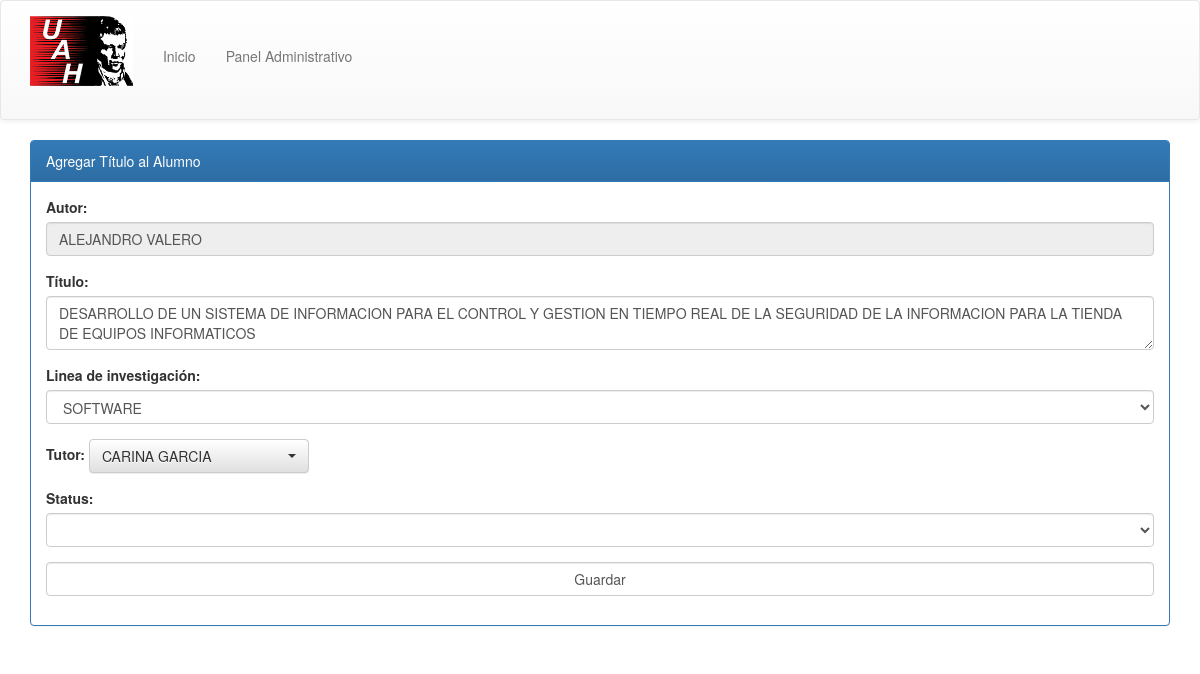
The page /editar_tesis/5e699341-8a5d-4d90-9a47-70745a6fa3f9 on the database its author committed.
### tesis_orm.py (models this page shows, shortened)
class Alumno(Base):
    __tablename__ = "alumnos"
    indice = Column(String, primary_key=True, default=generar_identificador_unico)
    nombre = Column(String)
    apellido = Column(String, default="")
    cedula = Column(String)
    carrera = Column(String, default="")

class Tesis(Base):
    __tablename__ = "tesis"
    indice = Column(String, primary_key=True, default=generar_identificador_unico)
    titulo = Column(String)
    titulo_normalizado = Column(String)
    status = Column(String, default="PENDIENTE")
    tutor_indice = Column(String, ForeignKey("tutores.indice"))
    tutor = relationship("Tutor", backref="_tesis")
    autor_indice = Column(String, ForeignKey("alumnos.indice"))
    autor = relationship("Alumno", backref="_tesis")
    linea_investigacion_id = Column(String, ForeignKey("lineas_de_investigacion.indice"))
    linea_investigacion = relationship("LineaDeInvestigacion", backref="_tesis")

class Tutor(Base):
    __tablename__ = "tutores"
    indice = Column(String, primary_key=True, default=generar_identificador_unico)
    nombre = Column(String)
    apellido = Column(String, default="")
    cedula = Column(String, default="")
    lineas_investigacion = relationship("LineaDeInvestigacion",
        secondary="tutor_linea", backref="_tutores")
    def __eq__(self, otro):
        return self.indice == otro.indice

### tesis_web.py (the view)
@app.route("/editar_tesis/<indice>", methods=["GET", "POST"])
def editar_tesis(indice):
    tesis = bd.query(Tesis).get(indice)
    lineas = bd.query(LineaDeInvestigacion).all()
    tutores = bd.query(Tutor).all()
    if tesis:
        if request.method == "GET":
            return render_template("editar_tesis.html", tesis=tesis, lineas_investigacion=lineas, tutores=tutores)
        elif request.method == "POST":
            status = actualizar_tesis(tesis)
            if status != True:
                return render_template("editar_tesis.html", tesis=tesis, lineas_investigacion=lineas, tutores=tutores, error=status)
            else:
                return render_template("editar_tesis.html", tesis=tesis, lineas_investigacion=lineas, tutores=tutores)
    else:
        return "No existe la tesis", 400

### templates/editar_tesis.html (shortened to what this page needs)
{% extends "base.html" %}
{% block contenido %}
    <div class="container">
        <div class="panel panel-primary">
            <div class="panel-heading">Agregar Título al Alumno</div>
            <div class="panel-body">
                <form method="POST" action="/editar_tesis/{{ tesis.indice }}" enctype="multipart/form-data">
                    <div class="form-group">
                        <label for="">Autor: </label>
                        <input class="form-control" name="autor" type="text"  value="{{ tesis.autor.nombre }} {{ tesis.autor.apellido }}" disabled>
                    </div>
                    <div class="form-group">
                        <label for="">Título: </label>
                        <textarea class="form-control" name="titulo">{{ tesis.titulo }}</textarea>
                    </div>
                    <div class="form-group">
                        <label for="">Linea de investigación: </label>
                        <select class="form-control" name="linea_investigacion">
                            {% for linea in lineas_investigacion %}
                            <option value="{{ linea.indice }}" {% if tesis.linea_investigacion.nombre == linea.nombre %}selected{% endif %}>{{ linea.nombre }}</option>
                            {% endfor %}
                        </select>
                    </div>
                    <div class="form-group">
                        <label for="">Tutor: </label>
                        <select class="selectpicker" data-live-search="true" name="tutor" >
                            {% for tutor in tutores %}
                            <option value="{{ tutor.indice }}" {% if tesis.tutor == tutor %}selected{% endif %}>{{ tutor.nombre }} {{ tutor.apellido }}</option>
                            {% endfor %}
                        </select>
                    </div>
                    <div class="form-group">
                        <label for="status">Status: </label>
                        <select name="status" class="form-control">
                            <option selected disabled hidden style='display: none' value=''></option>
                            <option value="rechazado" {% if tesis.status == "rechazado" %} selected {% endif %} >RECHAZADO</option>
                        </select>
                    </div>
                    <input class="form-control" type="submit" value="Guardar">
                </form>
            </div>
    </div>
{% endblock %}

### rows shown on the page
Alumno: autor "ALEJANDRO VALERO"
Tesis: titulo "DESARROLLO DE UN SISTEMA DE INFORMACION PARA EL CONTROL Y GESTION EN TIEMPO REAL DE LA SEGURIDAD DE LA INFORMACION PARA LA TIENDA DE EQUIPOS INFORMATICOS"
Tutor: nombre "CARINA", apellido "GARCIA"

### other values the page prints
form field linea_investigacion "SOFTWARE"
